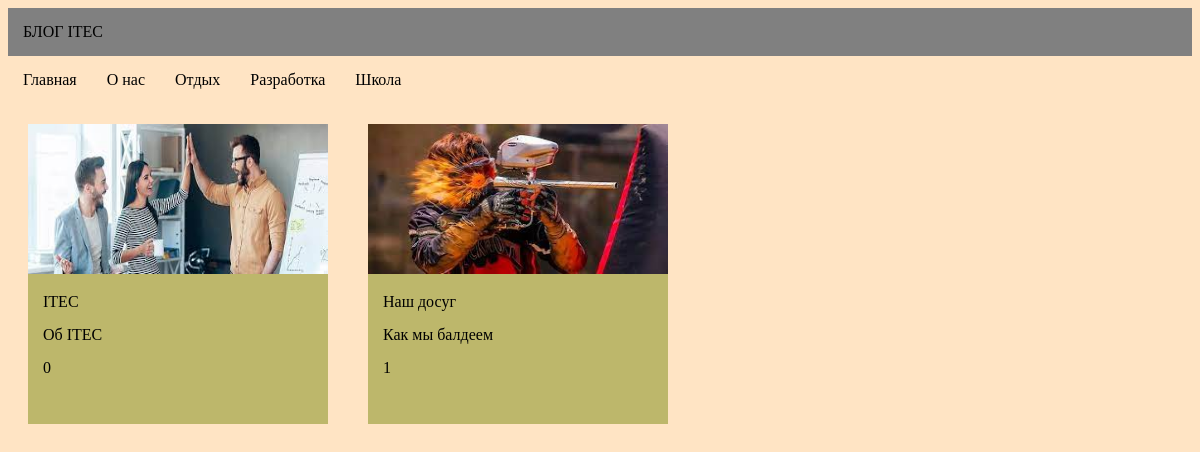
Before: /category_post/4 with the older database file.
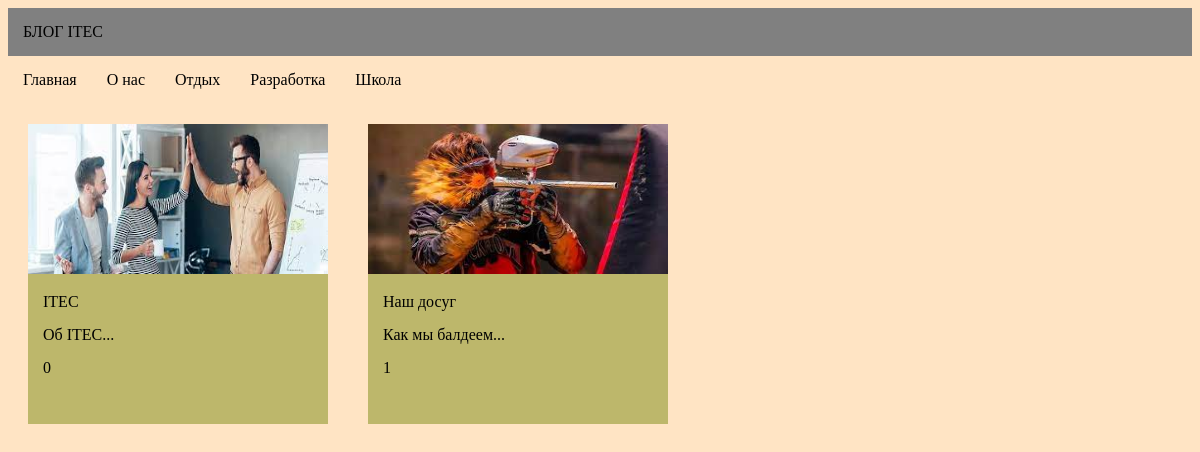
After: the same page with the newer database file.
### main/models.py (models this page shows, shortened)
class Post(models.Model):
    category = models.ForeignKey('Category', on_delete=models.CASCADE)
    title = models.CharField(max_length=200)
    description = models.TextField()
    briefdescription = models.CharField(max_length=400)
    created = models.DateTimeField(auto_now_add=True)
    updated = models.DateTimeField(auto_now=True)
    image = models.ImageField(upload_to='images', blank=True)
    author = models.CharField(max_length=200, blank=True)
    like = models.IntegerField(default=0, blank=True)
    view = models.IntegerField(default=0, blank=True)
    class Meta:
        ordering = ['title']
        verbose_name = 'Статья'
        verbose_name_plural = 'Статьи'
    def get_absolute_url(self):
        return reverse('main:post_detail', args=[self.id])

### main/views.py (the view)
# urls.py: path('category_post/<int:category_id>', category_post, name="category_post"),
def category_post(request, category_id):
    categories = Category.objects.all()
    posts = Post.objects.filter(category_id=category_id)
    context = {'categories': categories, 'posts': posts}
    return render(request, "category_post.html", context)

### main/templates/category_post.html
{% extends "start_page.html" %}
{% block content %}
<div style="display: flex; justify-content: flex-start">
    {% for post in posts %}
    <a href="{{ post.get_absolute_url }}" style="text-decoration: none; color: black">
        <div class="item_card" style="width: 300px; height: 300px; margin: 20px; background: darkkhaki;">
            <img src="{{ post.image.url }}" alt="" style="width:300px; height:150px">
            <p style="margin: 15px;">{{ post.title }}</p>
            <p style="margin: 15px;">{{ post.briefdescription }}</p>
            <p style="margin: 15px;">{{ post.like }}</p>
        </div>
    </a>
    {% endfor %}
</div>
{% endblock %}

Changed rows visible on the page:
changed Post "ITEC": briefdescription "Об ITEC" → "Об ITEC..."
changed Post "Наш досуг": briefdescription "Как мы балдеем" → "Как мы балдеем..."
